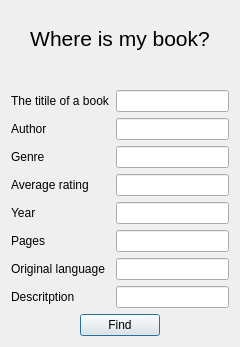
<?xml version="1.0" encoding="UTF-8"?>
<ui version="4.0">
 <class>DialogFindPref</class>
 <widget class="QDialog" name="DialogFindPref">
  <property name="geometry">
   <rect>
    <x>0</x>
    <y>0</y>
    <width>240</width>
    <height>347</height>
   </rect>
  </property>
  <property name="windowTitle">
   <string>Find a book by your preferences</string>
  </property>
  <layout class="QVBoxLayout" name="verticalLayout">
   <item>
    <layout class="QHBoxLayout" name="horizontalLayout">
     <item>
      <widget class="QLabel" name="label">
       <property name="text">
        <string>&lt;!DOCTYPE HTML PUBLIC &quot;-//W3C//DTD HTML 4.0//EN&quot; &quot;http://www.w3.org/TR/REC-html40/strict.dtd&quot;&gt;
&lt;html&gt;&lt;head&gt;&lt;meta name=&quot;qrichtext&quot; content=&quot;1&quot; /&gt;&lt;meta charset=&quot;utf-8&quot; /&gt;&lt;style type=&quot;text/css&quot;&gt;
p, li { white-space: pre-wrap; }
&lt;/style&gt;&lt;/head&gt;&lt;body style=&quot; font-family:'.AppleSystemUIFont'; font-size:13pt; font-weight:400; font-style:normal;&quot;&gt;
&lt;p align=&quot;center&quot; style=&quot; margin-top:12px; margin-bottom:12px; margin-left:0px; margin-right:0px; -qt-block-indent:0; text-indent:0px;&quot;&gt;&lt;span style=&quot; font-size:24pt; vertical-align:super;&quot;&gt;Where is my book?&lt;/span&gt;&lt;/p&gt;&lt;/body&gt;&lt;/html&gt;</string>
       </property>
       <property name="textFormat">
        <enum>Qt::AutoText</enum>
       </property>
       <property name="wordWrap">
        <bool>false</bool>
       </property>
      </widget>
     </item>
    </layout>
   </item>
   <item>
    <layout class="QFormLayout" name="formLayout">
     <item row="0" column="1">
      <widget class="QLineEdit" name="editTitle"/>
     </item>
     <item row="0" column="0">
      <widget class="QLabel" name="label_2">
       <property name="text">
        <string>The titile of a book</string>
       </property>
      </widget>
     </item>
     <item row="1" column="1">
      <widget class="QLineEdit" name="editAuthor"/>
     </item>
     <item row="2" column="0">
      <widget class="QLabel" name="label_4">
       <property name="text">
        <string>Genre</string>
       </property>
      </widget>
     </item>
     <item row="3" column="0">
      <widget class="QLabel" name="label_5">
       <property name="text">
        <string>Average rating</string>
       </property>
      </widget>
     </item>
     <item row="4" column="0">
      <widget class="QLabel" name="label_6">
       <property name="text">
        <string>Year</string>
       </property>
      </widget>
     </item>
     <item row="5" column="0">
      <widget class="QLabel" name="label_7">
       <property name="text">
        <string>Pages</string>
       </property>
      </widget>
     </item>
     <item row="6" column="0">
      <widget class="QLabel" name="label_8">
       <property name="text">
        <string>Original language</string>
       </property>
      </widget>
     </item>
     <item row="7" column="0">
      <widget class="QLabel" name="label_9">
       <property name="text">
        <string>Descritption</string>
       </property>
      </widget>
     </item>
     <item row="2" column="1">
      <widget class="QLineEdit" name="editGenre"/>
     </item>
     <item row="3" column="1">
      <widget class="QLineEdit" name="editRating"/>
     </item>
     <item row="4" column="1">
      <widget class="QLineEdit" name="editYear"/>
     </item>
     <item row="5" column="1">
      <widget class="QLineEdit" name="editPages"/>
     </item>
     <item row="6" column="1">
      <widget class="QLineEdit" name="editLang"/>
     </item>
     <item row="7" column="1">
      <widget class="QLineEdit" name="editDesc"/>
     </item>
     <item row="1" column="0">
      <widget class="QLabel" name="label_3">
       <property name="text">
        <string>Author</string>
       </property>
      </widget>
     </item>
    </layout>
   </item>
   <item>
    <layout class="QHBoxLayout" name="horizontalLayout_2">
     <item>
      <spacer name="horizontalSpacer_4">
       <property name="orientation">
        <enum>Qt::Horizontal</enum>
       </property>
       <property name="sizeHint" stdset="0">
        <size>
         <width>40</width>
         <height>20</height>
        </size>
       </property>
      </spacer>
     </item>
     <item>
      <widget class="QPushButton" name="butFindPref">
       <property name="text">
        <string>Find</string>
       </property>
      </widget>
     </item>
     <item>
      <spacer name="horizontalSpacer_3">
       <property name="orientation">
        <enum>Qt::Horizontal</enum>
       </property>
       <property name="sizeHint" stdset="0">
        <size>
         <width>40</width>
         <height>20</height>
        </size>
       </property>
      </spacer>
     </item>
    </layout>
   </item>
  </layout>
 </widget>
 <resources/>
 <connections/>
</ui>
